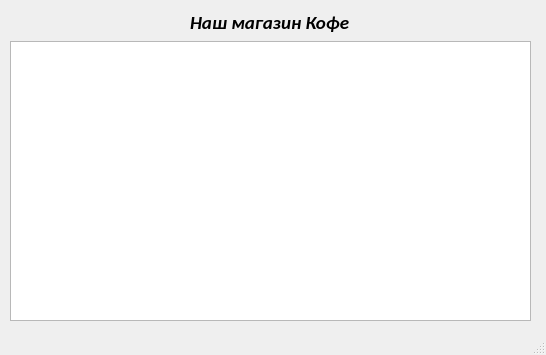
<?xml version="1.0" encoding="UTF-8"?>
<ui version="4.0">
 <class>MainWindow</class>
 <widget class="QMainWindow" name="MainWindow">
  <property name="enabled">
   <bool>true</bool>
  </property>
  <property name="geometry">
   <rect>
    <x>0</x>
    <y>0</y>
    <width>546</width>
    <height>355</height>
   </rect>
  </property>
  <property name="sizePolicy">
   <sizepolicy hsizetype="Preferred" vsizetype="Preferred">
    <horstretch>0</horstretch>
    <verstretch>0</verstretch>
   </sizepolicy>
  </property>
  <property name="windowTitle">
   <string>MainWindow</string>
  </property>
  <widget class="QWidget" name="centralwidget">
   <widget class="QWidget" name="verticalLayoutWidget">
    <property name="geometry">
     <rect>
      <x>10</x>
      <y>10</y>
      <width>521</width>
      <height>311</height>
     </rect>
    </property>
    <layout class="QVBoxLayout" name="verticalLayout">
     <item alignment="Qt::AlignHCenter|Qt::AlignTop">
      <widget class="QLabel" name="label_name">
       <property name="font">
        <font>
         <family>Calibri</family>
         <pointsize>14</pointsize>
         <weight>75</weight>
         <italic>true</italic>
         <bold>true</bold>
        </font>
       </property>
       <property name="layoutDirection">
        <enum>Qt::LeftToRight</enum>
       </property>
       <property name="frameShadow">
        <enum>QFrame::Sunken</enum>
       </property>
       <property name="lineWidth">
        <number>1</number>
       </property>
       <property name="text">
        <string>Наш магазин Кофе</string>
       </property>
      </widget>
     </item>
     <item>
      <widget class="QTableWidget" name="main_table">
       <property name="sizePolicy">
        <sizepolicy hsizetype="Expanding" vsizetype="Expanding">
         <horstretch>5</horstretch>
         <verstretch>5</verstretch>
        </sizepolicy>
       </property>
      </widget>
     </item>
    </layout>
   </widget>
  </widget>
  <widget class="QStatusBar" name="statusbar"/>
 </widget>
 <resources/>
 <connections/>
</ui>
